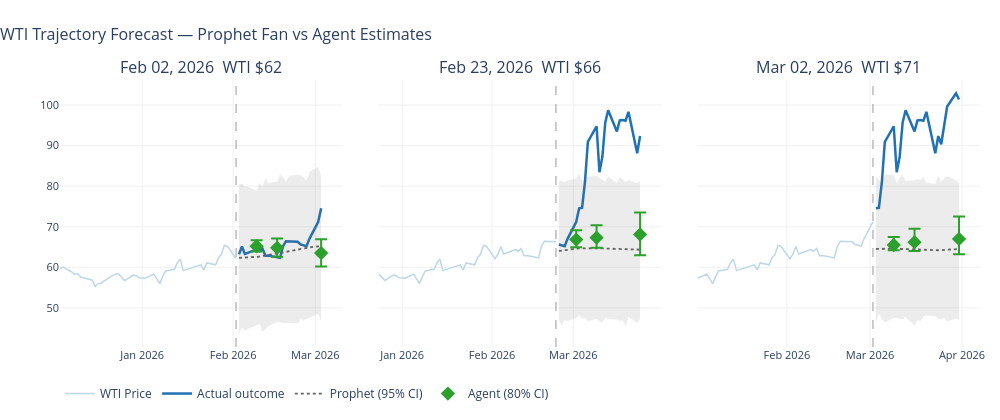

The code cell stored with this chart in its notebook:
### Code cell
# ── Trajectory fan chart: Prophet fan vs agent error bars at 3 origins ───────
fig = make_trajectory_fan_chart(traj_agent_results, prophet_traj_df, price_df, TRAJECTORY_ORIGINS)
fig.show()

# ── MAE evaluation table ──────────────────────────────────────────────────────
mae_df = trajectory_mae_table(traj_agent_results, prophet_traj_df, price_df)
if not mae_df.empty:
    display(mae_df.drop(columns=["Prophet MAE", "Agent MAE"]))
    mean_mae = mae_df[["Prophet MAE", "Agent MAE"]].mean()
    print(f"\nMean MAE  Prophet: ${mean_mae['Prophet MAE']:.2f}  Agent: ${mean_mae['Agent MAE']:.2f}")
